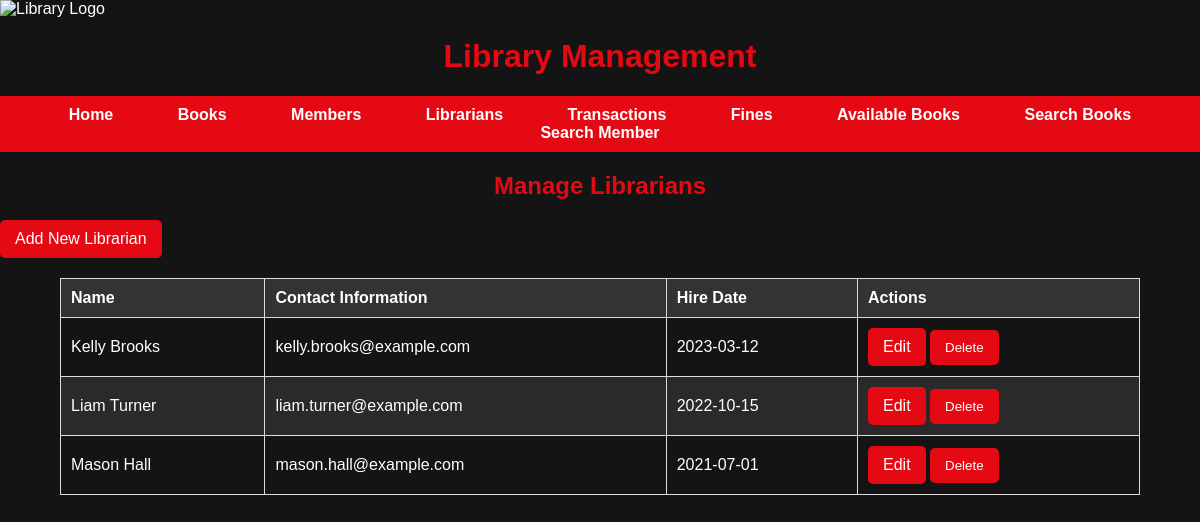
The page /librarians on the database its author committed.
### tables this page shows
CREATE TABLE Librarians (
    LibrarianID INTEGER PRIMARY KEY AUTOINCREMENT,
    Name TEXT NOT NULL,
    ContactInformation TEXT NOT NULL UNIQUE,
    HireDate DATE NOT NULL
);

### app.py (the view)
@app.route('/librarians')
def librarians():
    conn = get_db_connection()
    librarians = conn.execute('SELECT * FROM Librarians').fetchall()
    conn.close()
    return render_template('librarians.html', librarians=librarians)

### app.py (called while the page is built)
def get_db_connection():
    conn = sqlite3.connect('library.db')
    conn.row_factory = sqlite3.Row
    return conn

### templates/librarians.html (shortened to what this page needs)
{% extends "base.html" %}
{% block content %}
<h2>Manage Librarians</h2>
<a href="/add_librarian" class="button">Add New Librarian</a>
<table>
    <thead>
        <tr>
            <th>Name</th>
            <th>Contact Information</th>
            <th>Hire Date</th>
            <th>Actions</th>
        </tr>
    </thead>
    <tbody>
        {% for librarian in librarians %}
        <tr>
            <td>{{ librarian['Name'] }}</td>
            <td>{{ librarian['ContactInformation'] }}</td>
            <td>{{ librarian['HireDate'] }}</td>
            <td>
                <div class="action-buttons">
                    <a href="/edit_librarian/{{ librarian['LibrarianID'] }}" class="button">Edit</a>
                    <form action="/delete_librarian/{{ librarian['LibrarianID'] }}" method="post" style="display:inline;">
                        <button type="submit" class="button danger">Delete</button>
                    </form>
                </div>
            </td>
        </tr>
        {% endfor %}
    </tbody>
</table>
{% endblock %}

### static/style.css (style rules this page uses)
body { font-family: 'Arial', sans-serif; margin: 0; padding: 0; background-color: #141414; color: white; }
h1, h2 { text-align: center; color: #e50914; margin-top: 20px; }
table { width: 90%; margin: 20px auto; border-collapse: collapse; }
th, td { border: 1px solid #ddd; padding: 10px; text-align: left; }
th { background-color: #333; color: white; }
tr:nth-child(even) { background-color: #2a2a2a; }
button, a.button { display: inline-block; background-color: #e50914; color: white; padding: 10px 15px; text-decoration: none; border: none; border-radius: 5px; cursor: pointer; }

### rows shown on the page
Librarians: Name "Kelly Brooks", ContactInformation "kelly.brooks@example.com", HireDate "2023-03-12"
Librarians: Name "Liam Turner", ContactInformation "liam.turner@example.com", HireDate "2022-10-15"
Librarians: Name "Mason Hall", ContactInformation "mason.hall@example.com", HireDate "2021-07-01"
